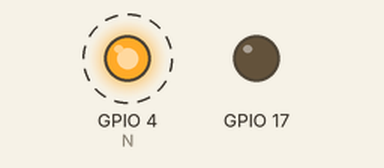
This program was run on a simulated Raspberry Pi (BCM pin numbers). Shown: output pins drawn as LEDs (lit = HIGH). Dashed ring = blinking. At 6.0 s the program stops and its outputs stay as they are.

Above: at 0.05 s.
Timing chart, 0 to 3.0 s (numbered marks = the images above):
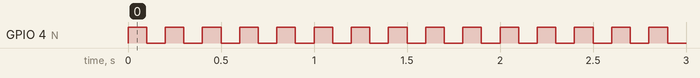

The program:

FaGuangErJiGuan.py
```python
import RPi.GPIO as GPIO
import time

N = 4
P = 17
pins = [N,P]

GPIO.setmode(GPIO.BCM)

for pin in pins:
    GPIO.setup(pin,GPIO.OUT)
    GPIO.output(pin,GPIO.LOW)

for i in range(30):
    GPIO.output(N,GPIO.HIGH)
    time.sleep(0.1)
    GPIO.output(N,GPIO.LOW)
    time.sleep(0.1)

GPIO.cleanup()
```

Measured:
- by itself, GPIO 4 (N): alternates HIGH for 0.10 s and LOW for 0.10 s, 60 changes in all, then stays LOW
